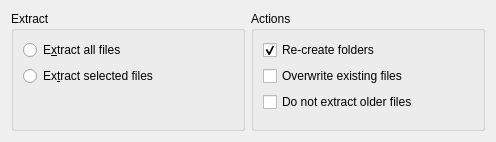
<?xml version="1.0" encoding="UTF-8"?>
<ui version="4.0">
 <class>ExtractArchiveExtraWidget</class>
 <widget class="QWidget" name="ExtractArchiveExtraWidget">
  <property name="geometry">
   <rect>
    <x>0</x>
    <y>0</y>
    <width>496</width>
    <height>142</height>
   </rect>
  </property>
  <property name="sizePolicy">
   <sizepolicy hsizetype="Preferred" vsizetype="Minimum">
    <horstretch>0</horstretch>
    <verstretch>0</verstretch>
   </sizepolicy>
  </property>
  <layout class="QHBoxLayout" name="horizontalLayout" stretch="0,0">
   <item>
    <widget class="QGroupBox" name="groupBox">
     <property name="title">
      <string>Extract</string>
     </property>
     <layout class="QVBoxLayout" name="verticalLayout" stretch="0,0,1">
      <item>
       <widget class="QRadioButton" name="extractAll">
        <property name="text">
         <string>E&amp;xtract all files</string>
        </property>
       </widget>
      </item>
      <item>
       <widget class="QRadioButton" name="extractSelected">
        <property name="text">
         <string>Ex&amp;tract selected files</string>
        </property>
       </widget>
      </item>
      <item>
       <spacer name="verticalSpacer">
        <property name="orientation">
         <enum>Qt::Vertical</enum>
        </property>
        <property name="sizeHint" stdset="0">
         <size>
          <width>20</width>
          <height>0</height>
         </size>
        </property>
       </spacer>
      </item>
     </layout>
    </widget>
   </item>
   <item>
    <widget class="QGroupBox" name="groupBox_2">
     <property name="title">
      <string>Actions</string>
     </property>
     <layout class="QVBoxLayout" name="verticalLayout_2" stretch="0,0,0,1">
      <item>
       <widget class="QCheckBox" name="reCreateFolders">
        <property name="text">
         <string>Re-create folders</string>
        </property>
        <property name="checked">
         <bool>true</bool>
        </property>
       </widget>
      </item>
      <item>
       <widget class="QCheckBox" name="overwriteExisting">
        <property name="text">
         <string>Overwrite existing files</string>
        </property>
       </widget>
      </item>
      <item>
       <widget class="QCheckBox" name="skipOlder">
        <property name="text">
         <string>Do not extract older files</string>
        </property>
       </widget>
      </item>
      <item>
       <spacer name="verticalSpacer_2">
        <property name="orientation">
         <enum>Qt::Vertical</enum>
        </property>
        <property name="sizeHint" stdset="0">
         <size>
          <width>20</width>
          <height>0</height>
         </size>
        </property>
       </spacer>
      </item>
     </layout>
    </widget>
   </item>
  </layout>
 </widget>
 <resources/>
 <connections/>
</ui>
